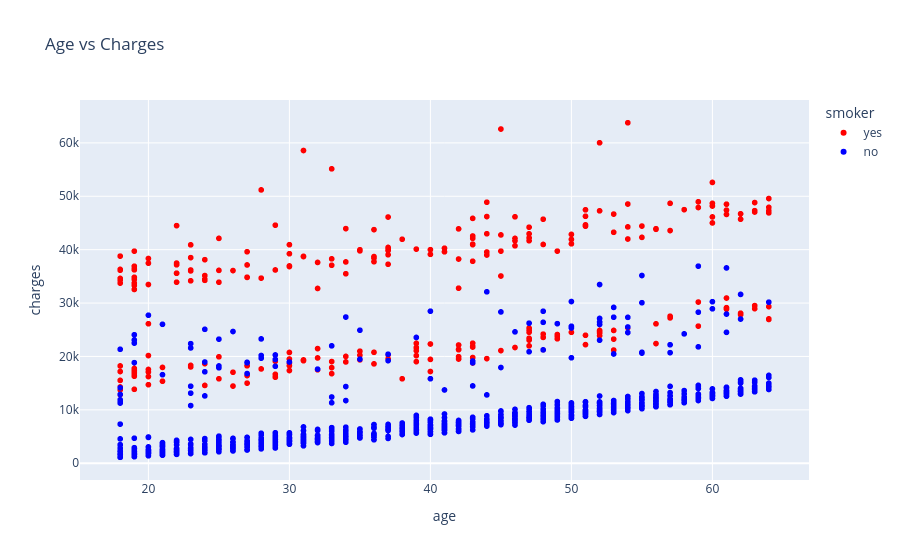

The notebook cell this image was saved under:
### Markdown cell above
Age vs Charges

### Code cell
fig=px.scatter(insurance,x='age',y='charges',color='smoker',color_discrete_map={'yes':'red','no':'blue'},title='Age vs Charges')
fig

### Figure 1 — Plotly figure (JSON) as saved in the notebook; plotly's stock layout.template omitted (floating-point values rounded to 4 significant figures; data arrays with more than 128 entries replaced by an {"elided": "..."} marker saying what was removed)
{"data": [{"hovertemplate": "smoker=yes<br>age=%{x}<br>charges=%{y}<extra></extra>", "legendgroup": "yes", "marker": {"color": "red", "symbol": "circle"}, "mode": "markers", "name": "yes", "showlegend": true, "type": "scattergl", "x": {"elided": "274 int values"}, "xaxis": "x", "y": {"elided": "274 float values"}, "yaxis": "y"}, {"hovertemplate": "smoker=no<br>age=%{x}<br>charges=%{y}<extra></extra>", "legendgroup": "no", "marker": {"color": "blue", "symbol": "circle"}, "mode": "markers", "name": "no", "showlegend": true, "type": "scattergl", "x": {"elided": "1064 int values"}, "xaxis": "x", "y": {"elided": "1064 float values"}, "yaxis": "y"}], "layout": {"legend": {"title": {"text": "smoker"}, "tracegroupgap": 0}, "title": {"text": "Age vs Charges"}, "xaxis": {"anchor": "y", "domain": [0, 1], "title": {"text": "age"}}, "yaxis": {"anchor": "x", "domain": [0, 1], "title": {"text": "charges"}}}}
